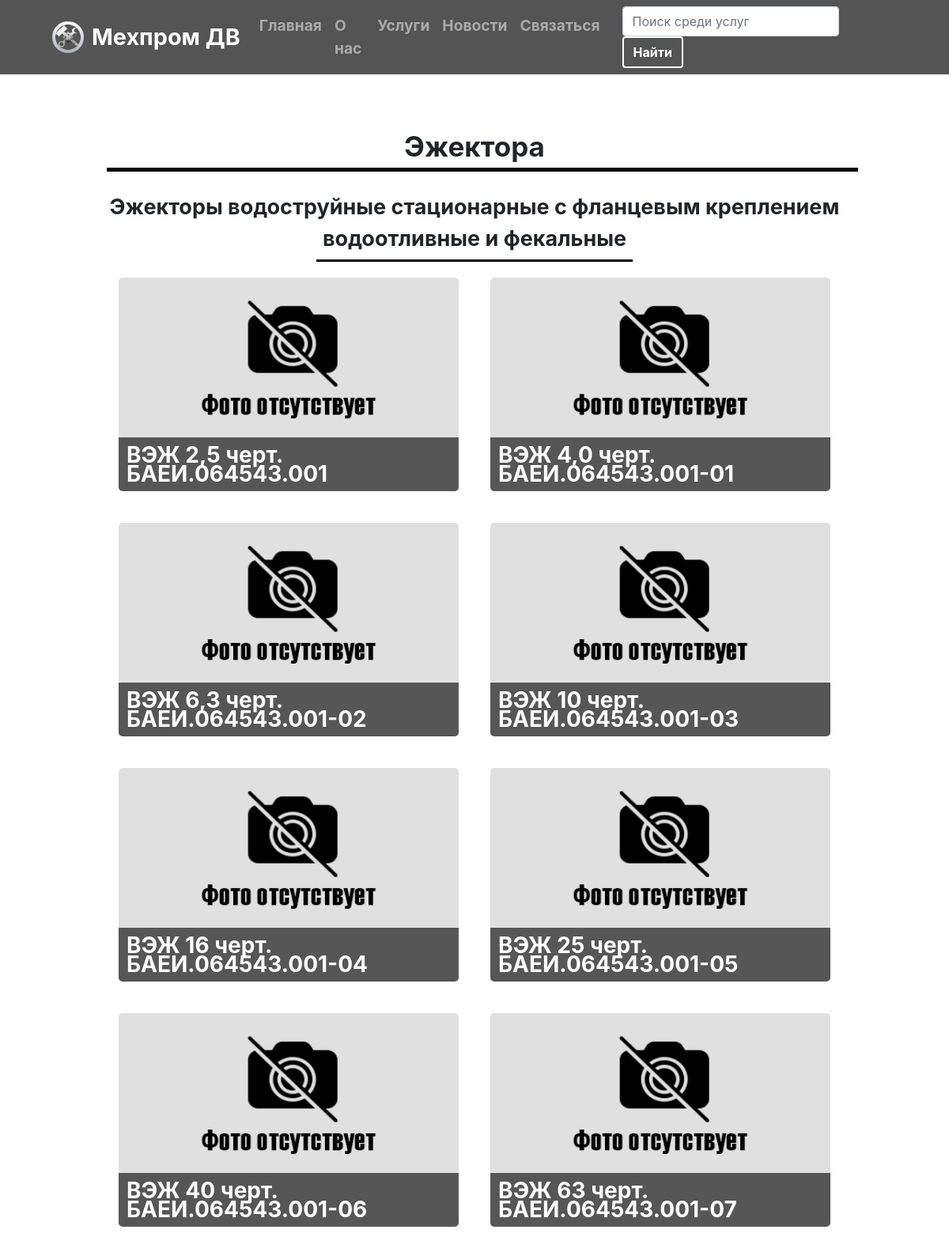
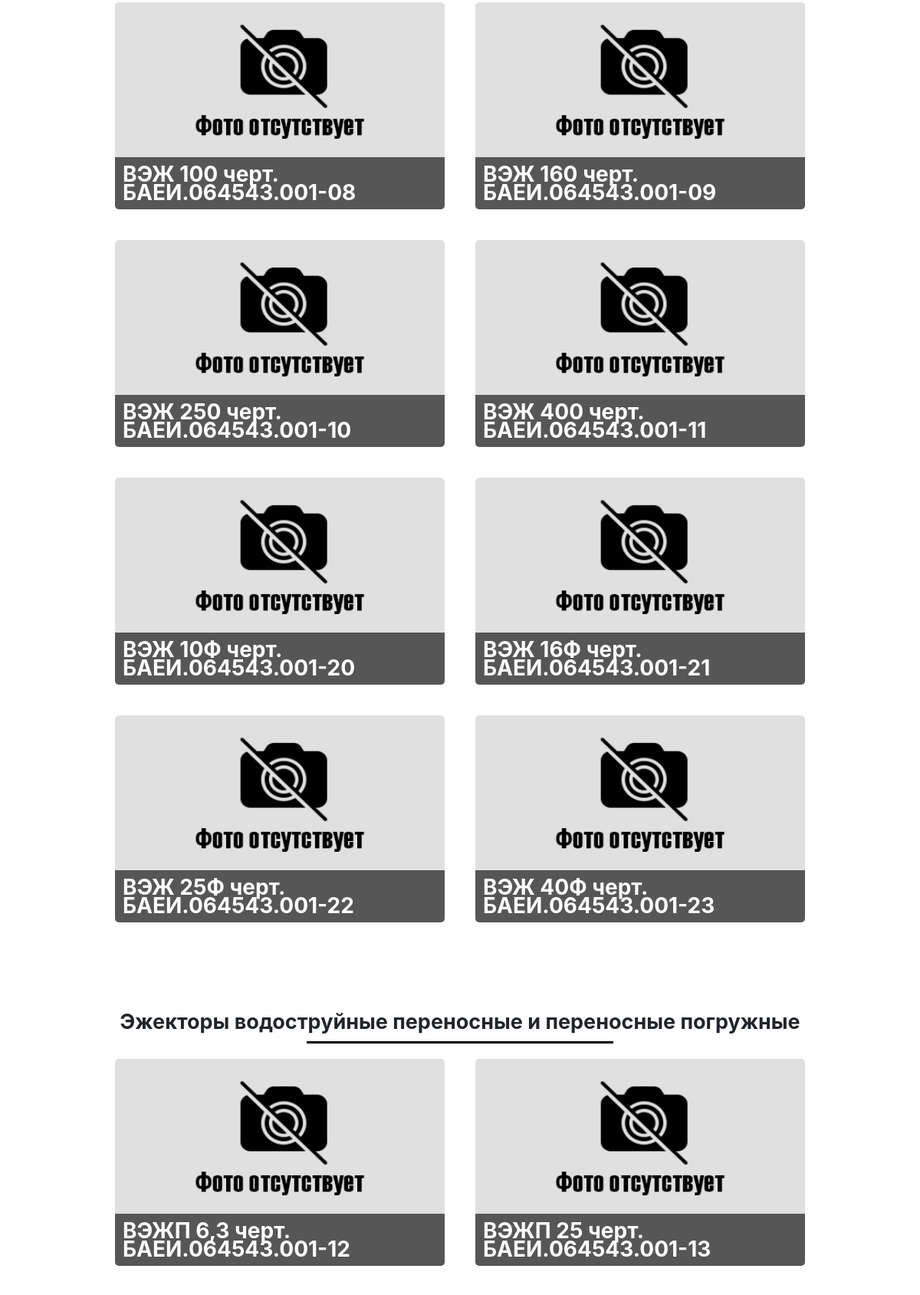
Screenshot of /ejector/ (upper part) with the database file from the repository (2 pictures, top to bottom).
### web/models.py (models this page shows, shortened)
class Product(models.Model):
	CATEGORY = [
		(11, 'Судовой'),
		(12, 'Пирсовый'),
		(13, 'Съемный портальный'),
		(14, 'Балки грузовые'),
		(15, 'Грузовой специальный'),
		(16, 'Грузовой арктический'),
		(21, 'Грузовой - перем. ток | мал. ср.'),
		(22, 'Грузовой - перем. ток | бол.'),
		(23, 'Пром. Грузовой - эл. привод | мал.'),
		(24, 'Пром. Грузовой - перем. ток | бол.'),
		(25, 'Вьюшка топенантная - перем. ток'),
		(26, 'Подъемно тяговая - перем. ток'),
		(27, 'Грузовой - перем. ток'),
		(28, 'Гидрологический'),
		(29, 'Пром. Лебедка или комплекс'),
		(210, 'Буксирная автом. эл. привод'),
		(211, 'Буксирно-технологическая эл. привод'),
		(212, 'Шлюпочная - гидр. привод'),
		(217, 'Трелевочная'),
		(218, 'Люктового закрытия - перем. ток'),
		(219, 'Траповая - перем. ток'),
		(31, 'Водоструйный стационарный'),
		(32, 'Водоструйный переносной')
	]
	name = models.CharField(max_length = 120)
	category = models.PositiveSmallIntegerField( ("category"), choices=CATEGORY )
	img = models.ImageField(upload_to='product/', blank=True)
	text = models.TextField()

### web/views.py (the view)
# urls.py: path('ejector/', views.ejector),
def ejector(request):
	cat31 = Product.objects.filter(category=31)
	cat32 = Product.objects.filter(category=32)
	return render(request, 'ejector.html', locals())

### web/templates/ejector.html (shortened to what this page needs)
<!DOCTYPE html>
<html>
<head>
	{% load static %}
	<link rel="stylesheet" type="text/css" href="{% static '/web/css/create.css' %}">
	<link rel="stylesheet" type="text/css" href="{% static '/web/css/include.css' %}">
	<link rel="stylesheet" type="text/css" href="{% static '/web/css/bootstrap.css' %}">
</head>
<body>
{% block content %}
{% include 'header.html' %}
<div class="create-block">
	<div class="bigheadline">Эжектора</div>
	<div class="bigline"></div>
	<div class="headline">Эжекторы водоструйные стационарные с фланцевым креплением водоотливные и фекальные</div>
	<div class="line"></div>
	<div class="create-category">
	{% for cat31 in cat31 %}
	<a href="/product/{{cat31.id}}">
		<div class="create-category-block" style="background-image: url({{cat31.img.url}});">
			<div class="create-category-text">
				{{ cat31.name }}
			</div>
		</div>
	</a>
	{% endfor %}
	</div>
	<div class="headline">Эжекторы водоструйные переносные и переносные погружные</div>
	<div class="line"></div>
	<div class="create-category">
	{% for cat32 in cat32 %}
	<a href="/product/{{cat32.id}}">
		<div class="create-category-block" style="background-image: url({{cat32.img.url}});">
			<div class="create-category-text">
				{{ cat32.name }}
			</div>
		</div>
	</a>
	{% endfor %}
	</div>
</div>
{% endblock %}
</body>
</html>

### web/static/web/css/create.css (style rules this page uses)
.bigline { border-bottom: 5px solid black; width: 950px; margin: 0 auto 20px auto; }
.bigheadline { width: 100%; margin: 25px 0 0px 0; font-size: 35px; font-weight: bold; text-align: center; overflow: hidden; text-overflow: ellipsis; }
.create-block { margin: 30px auto 10px auto; max-width: 950px; height: auto; min-height: 900px; padding: 10px; }
.create-category { display: grid; grid-template-columns: repeat(auto-fit, 460px); grid-auto-rows: 300px; grid-gap: 10px; justify-content: center; margin-bottom: 80px; }
.create-category-block { transition-duration: 0.8s; background-color: lightgray; width: 430px; height: 270px; margin: auto; overflow: hidden; border-radius: 5px; background-size: cover; background-position: center; position: relative; }
.create-category-text { width: 100%; height: auto; background-color: rgba(41, 41, 41, 0.75); color: white; font-weight: bold; font-size: 28px; line-height: 24px; padding: 10px; position: absolute; bottom:0; right:0; }

### web/static/web/css/include.css (style rules this page uses)
* { margin: 0; padding: 0; scroll-behavior: smooth; }
.headline { width: 100%; margin: 25px 0 5px 0; font-size: 27px; font-weight: bold; text-align: center; overflow: hidden; text-overflow: ellipsis; }
.line { border-bottom: 3px solid black; width: 400px; margin: 0 auto 20px auto; }

### rows the page displays
Product: img (placeholder picture), name "ВЭЖ 2,5 черт. БАЕИ.064543.001"
Product: img (placeholder picture), name "ВЭЖ 4,0 черт. БАЕИ.064543.001-01"
Product: img (placeholder picture), name "ВЭЖ 6,3 черт. БАЕИ.064543.001-02"
Product: img (placeholder picture), name "ВЭЖ 10 черт. БАЕИ.064543.001-03"
Product: img (placeholder picture), name "ВЭЖ 16 черт. БАЕИ.064543.001-04"
Product: img (placeholder picture), name "ВЭЖ 25 черт. БАЕИ.064543.001-05"
Product: img (placeholder picture), name "ВЭЖ 40 черт. БАЕИ.064543.001-06"
Product: img (placeholder picture), name "ВЭЖ 63 черт. БАЕИ.064543.001-07"
Product: img (placeholder picture), name "ВЭЖ 100 черт. БАЕИ.064543.001-08"
Product: img (placeholder picture), name "ВЭЖ 160 черт. БАЕИ.064543.001-09"
Product: img (placeholder picture), name "ВЭЖ 250 черт. БАЕИ.064543.001-10"
Product: img (placeholder picture), name "ВЭЖ 400 черт. БАЕИ.064543.001-11"
Product: img (placeholder picture), name "ВЭЖ 10Ф черт. БАЕИ.064543.001-20"
Product: img (placeholder picture), name "ВЭЖ 16Ф черт. БАЕИ.064543.001-21"
Product: img (placeholder picture), name "ВЭЖ 25Ф черт. БАЕИ.064543.001-22"
Product: img (placeholder picture), name "ВЭЖ 40Ф черт. БАЕИ.064543.001-23"
Product: img (placeholder picture), name "ВЭЖП 6,3 черт. БАЕИ.064543.001-12"
Product: img (placeholder picture), name "ВЭЖП 25 черт. БАЕИ.064543.001-13"
